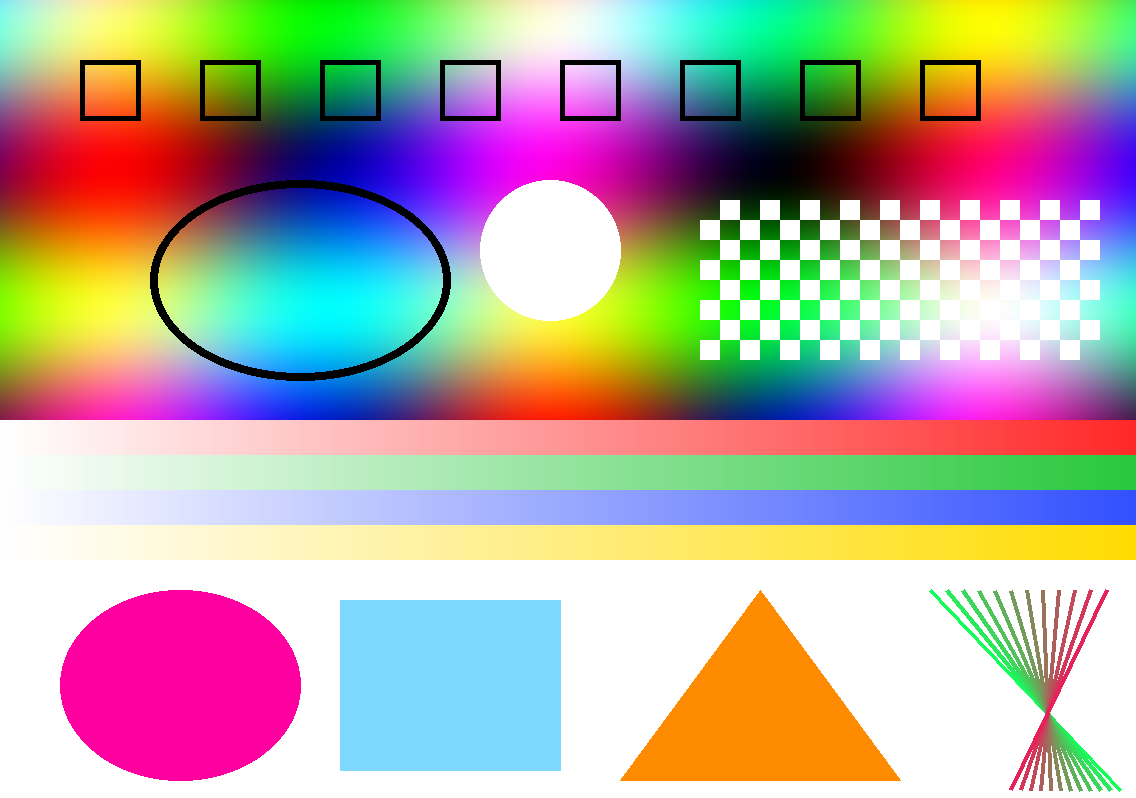
#> input picture glfx/src/androidTest/assets/testpic.png, 1136 x 798 px
$ python audit.py ../glfx/src/androidTest/assets out
#> lines starting #> are read from the running program, lines starting #| are printed output that depends on the picture; after the words box and inside, x2 and y2 are one past the last pixel; in counts of white or black regions, pixels touching at a corner belong together
#!/usr/bin/env -S uv run --script
# /// script
# requires-python = ">=3.10"
# dependencies = ["pillow", "numpy", "scipy"]
# ///
"""Stronger parity comparison than compare.py.

usage: uv run scripts/audit.py <refdir> <outdir> [--only glob,glob] [--overlays] [--md out.md]
                               [--crops <dir>] [--json out.json]

Per scenario present in both dirs:
  bbox   ink bounding boxes (non-white, any channel < 250) equal? max edge offset in px
  d0     pixels differing at all (tolerance 0)
  d24    pixels differing by more than 24 in some channel (compare.py's diff)
  blob   largest 8-connected blob of d24 pixels (pixels) and its bbox
  census exact colours used by at least --census-min pixels (default 30) in either picture:
         'major' colours in the ref with no exact match in native (missing) and vice versa
         (extra), "no match" meaning no colour within 3 per channel (the WebView leaves +-1..2
         noise on edges and resampled stamps). Kid Pix draws with few flat colours; a wrong palette entry or texture shows here
         even when it covers 0.1% of the picture.
With --overlays, compares <id>.overlay.png instead (scenarios with a reference overlay only).
--crops writes ref|native|diff crops around the largest blob (and the whole sheet, scaled).
"""
import argparse
import fnmatch
import json
import os
import sys

import numpy as np
from PIL import Image
from scipy import ndimage


def load(p):
    im = Image.open(p).convert("RGBA")
    bg = Image.new("RGBA", im.size, (255, 255, 255, 255))
    return np.asarray(Image.alpha_composite(bg, im).convert("RGB")).astype(np.int16)


def ink_bbox(a):
    ink = np.any(a < 250, axis=2)
    ys, xs = np.nonzero(ink)
    if len(xs) == 0:
        return None
    return (int(xs.min()), int(ys.min()), int(xs.max()), int(ys.max()))


def census(a, minpx):
    flat = (a[..., 0].astype(np.int64) << 16) | (a[..., 1].astype(np.int64) << 8) | a[..., 2].astype(np.int64)
    vals, counts = np.unique(flat, return_counts=True)
    return dict(zip(vals.tolist(), counts.tolist())), {v for v, c in zip(vals.tolist(), counts.tolist()) if c >= minpx}


CTOL = 3  # the WebView's antialiasing and resampling leave +-1..2 per channel; not a palette error


def near(v, counts, minpx=3):
    """True when the other picture has a colour within CTOL per channel of v (>= minpx pixels)."""
    r, g, b = v >> 16, (v >> 8) & 255, v & 255
    for dr in range(-CTOL, CTOL + 1):
        for dg in range(-CTOL, CTOL + 1):
            for db in range(-CTOL, CTOL + 1):
                rr, gg, bb = r + dr, g + dg, b + db
                if 0 <= rr < 256 and 0 <= gg < 256 and 0 <= bb < 256 and counts.get((rr << 16) | (gg << 8) | bb, 0) >= minpx:
                    return True
    return False


def hexc(v):
    return "#%06x" % v


def bbox_off(a, b):
    if a is None and b is None:
        return 0
    if a is None or b is None:
        return 9999
    return max(abs(x - y) for x, y in zip(a, b))


def compare(r, n, minpx):
    d = np.abs(r - n).max(axis=2)
    d0 = int((d > 0).sum())
    over = d > 24
    d24 = int(over.sum())
    lab, k = ndimage.label(over, structure=np.ones((3, 3)))
    blob, blob_box = 0, None
    if k:
        sizes = ndimage.sum(over, lab, range(1, k + 1))
        bi = int(np.argmax(sizes))
        blob = int(sizes[bi])
        sl = ndimage.find_objects(lab)[bi]
        blob_box = (sl[1].start, sl[0].start, sl[1].stop - 1, sl[0].stop - 1)
    rc, rmaj = census(r, minpx)
    nc, nmaj = census(n, minpx)
    missing = sorted((v for v in rmaj if not near(v, nc)), key=lambda v: -rc[v])
    extra = sorted((v for v in nmaj if not near(v, rc)), key=lambda v: -nc[v])
    rb, nb = ink_bbox(r), ink_bbox(n)
    return dict(d0=d0, d24=d24, pct24=100.0 * d24 / d.size, blob=blob, blob_box=blob_box,
                ref_bbox=rb, nat_bbox=nb, bbox_off=bbox_off(rb, nb),
                ref_major=len(rmaj), nat_major=len(nmaj),
                missing=[(hexc(v), rc[v]) for v in missing], extra=[(hexc(v), nc[v]) for v in extra]), over


def crop_sheet(r, n, over, box, path, pad=24, scale=3):
    h, w = over.shape
    x0, y0, x1, y1 = box
    x0, y0 = max(0, x0 - pad), max(0, y0 - pad)
    x1, y1 = min(w, x1 + pad + 1), min(h, y1 + pad + 1)
    if (x1 - x0) * scale > 900:
        scale = max(1, 900 // (x1 - x0))
    diff = np.full(r.shape, 255, np.uint8)
    diff[over] = (255, 0, 0)
    parts = [a[y0:y1, x0:x1].astype(np.uint8) for a in (r, n, diff)]
    sep = np.zeros((y1 - y0, 2, 3), np.uint8)
    sheet = np.concatenate([parts[0], sep, parts[1], sep, parts[2]], axis=1)
    im = Image.fromarray(sheet)
    im = im.resize((im.width * scale, im.height * scale), Image.NEAREST)
    im.save(path)


def flags(m):
    f = []
    if m["bbox_off"] > 2:
        f.append("bbox")
    if m["missing"] or m["extra"]:
        f.append("census")
    if m["blob"] >= 200:
        f.append("blob")
    if m["pct24"] >= 0.5:
        f.append("diff")
    return f


def main():
    ap = argparse.ArgumentParser()
    ap.add_argument("refdir")
    ap.add_argument("outdir")
    ap.add_argument("--only", default=None)
    ap.add_argument("--overlays", action="store_true")
    ap.add_argument("--census-min", type=int, default=30)
    ap.add_argument("--md", default=None)
    ap.add_argument("--json", default=None)
    ap.add_argument("--crops", default=None)
    a = ap.parse_args()
    suf = ".overlay.png" if a.overlays else ".png"
    ids = sorted(f[: -len(suf)] for f in os.listdir(a.refdir) if f.endswith(suf) and (a.overlays or not f.endswith(".overlay.png")))
    if a.only:
        ids = [i for i in ids if any(fnmatch.fnmatch(i, g) for g in a.only.split(","))]
    if a.crops:
        os.makedirs(a.crops, exist_ok=True)
    rows = []
    for i in ids:
        np_ = os.path.join(a.outdir, i + suf)
        if not os.path.exists(np_):
            rows.append(dict(id=i, missing_file=True))
            continue
        r, n = load(os.path.join(a.refdir, i + suf)), load(np_)
#> in load, im is the input picture: PIL image 1136x798 RGBA; mean R, G, B, A 117.9, 109.5, 97.6, 177.7
#> in load, `bg = Image.new("RGBA", im.size, (255, 255, 255, 255))`: bg: PIL image 1136x798 RGBA; every value is 255
        if r.shape != n.shape:
            hh, ww = min(r.shape[0], n.shape[0]), min(r.shape[1], n.shape[1])
            r, n = r[:hh, :ww], n[:hh, :ww]
        m, over = compare(r, n, a.census_min)
#> in compare, `d = np.abs(r - n).max(axis=2)`: d: shape (798, 1136) int16; every value is 0
#> in compare, `d0 = int((d > 0).sum())`: d0 = 0
#> in compare, `over = d > 24`: over: shape (798, 1136) bool; every value is 0
#> in compare, `lab, k = ndimage.label(over, structure=np.ones((3, 3)))`: lab: shape (798, 1136) int32; every value is 0
#> in census, `flat = (a[..., 0].astype(np.int64) << 16) | (a[..., 1].astype(np.int64..`:
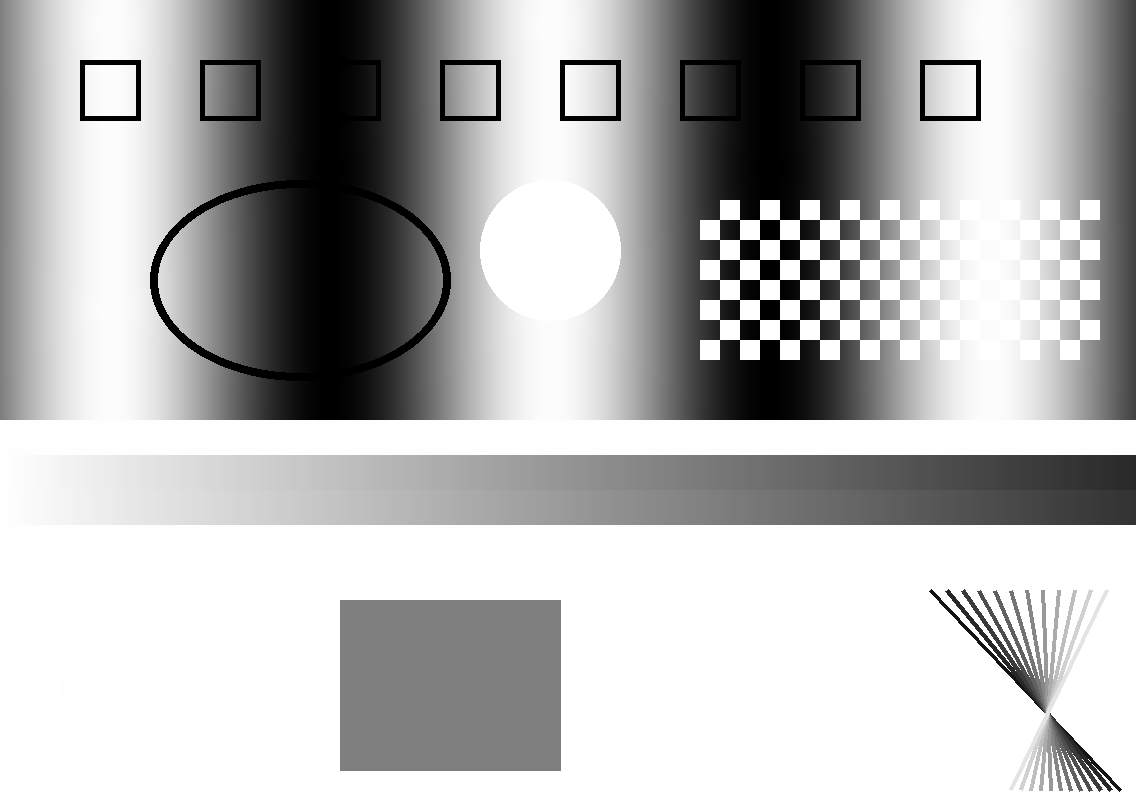
#> flat: shape (798, 1136) int64; min 0, max 16777215, mean 11967332.3; drawn with min black and max white
#> in compare, `rc, rmaj = census(r, minpx)`: rc = 366244 items; rmaj = 994 items
#> in compare, `nc, nmaj = census(n, minpx)`: nc = 366244 items; nmaj = 994 items
#> in compare, `missing = sorted((v for v in rmaj if not near(v, nc)), key=lambda v: -..`: missing = []
#> in ink_bbox, `ink = np.any(a < 250, axis=2)`:
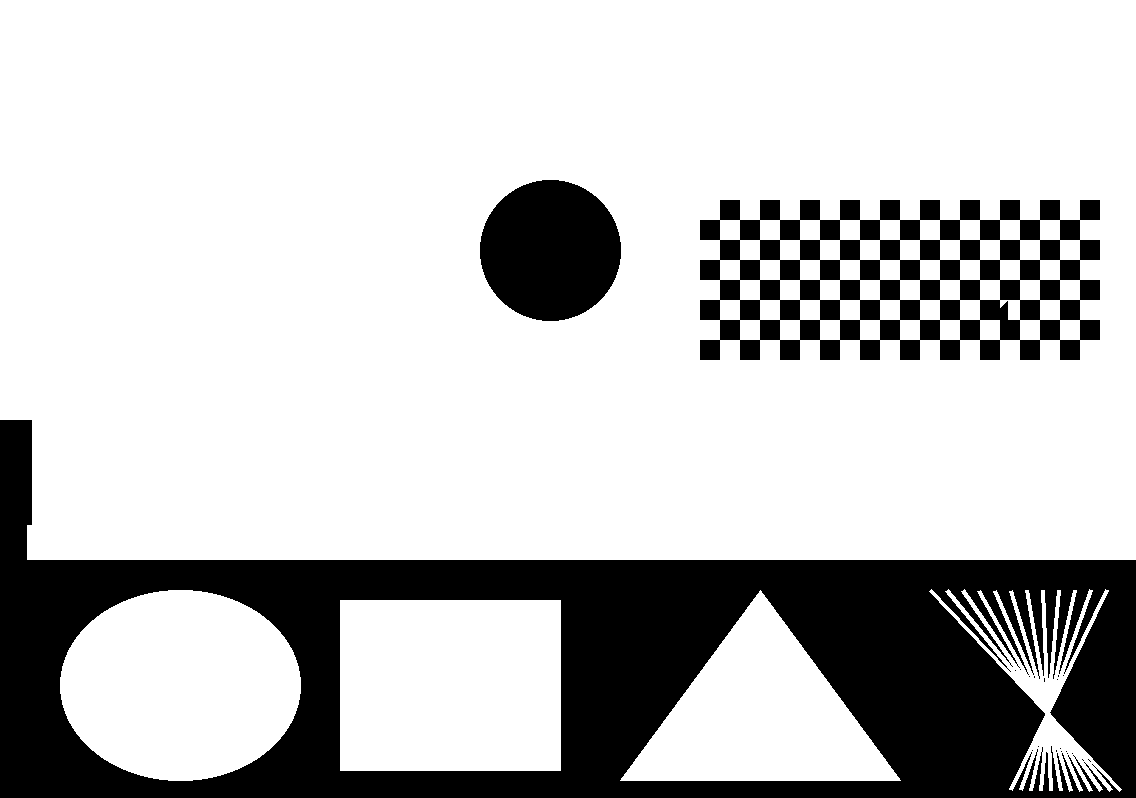
#> ink: shape (798, 1136) bool; 76.6% white; 21 black regions (18 under 20 px), largest, box (x1, y1, x2, y2) and area: (0, 420, 1136, 798) 164712, (700, 200, 1100, 360) 32124, (480, 180, 621, 321) 15597
#> in compare, `rb, nb = ink_bbox(r), ink_bbox(n)`: rb = (0, 0, 1135, 791)
#> m = 12 items
        m["id"] = i
        m["flags"] = flags(m)
        rows.append(m)
        if a.crops:
            box = m["blob_box"] or m["ref_bbox"] or (0, 0, r.shape[1] - 1, r.shape[0] - 1)
            crop_sheet(r, n, over, box, os.path.join(a.crops, i + (".overlay" if a.overlays else "") + ".blob.png"))
            ib = m["ref_bbox"] or m["nat_bbox"]
            if ib:
                ub = m["nat_bbox"] or ib
                u = (min(ib[0], ub[0]), min(ib[1], ub[1]), max(ib[2], ub[2]), max(ib[3], ub[3]))
                crop_sheet(r, n, over, u, os.path.join(a.crops, i + (".overlay" if a.overlays else "") + ".ink.png"), pad=8, scale=1)
    if a.json:
        json.dump(rows, open(a.json, "w"), indent=1)
    lines = ["| id | bbox ref | bbox native | off | d0 px | d24 px | d24 % | blob | colours ref/nat | missing (ref only) | extra (native only) | flags |",
             "|---|---|---|---|---|---|---|---|---|---|---|---|"]
    for m in rows:
        if m.get("missing_file"):
            lines.append(f"| {m['id']} | | | | | | | | | | | not rendered |")
            continue
        fmt = lambda b: "-" if b is None else f"{b[0]},{b[1]},{b[2]},{b[3]}"
        cl = lambda xs: " ".join(f"{c}x{k}" for c, k in xs[:4]) + (f" +{len(xs) - 4}" if len(xs) > 4 else "")
        lines.append(f"| {m['id']} | {fmt(m['ref_bbox'])} | {fmt(m['nat_bbox'])} | {m['bbox_off']} | {m['d0']} | {m['d24']} | "
                     f"{m['pct24']:.3f} | {m['blob']} | {m['ref_major']}/{m['nat_major']} | {cl(m['missing'])} | {cl(m['extra'])} | {' '.join(m['flags'])} |")
#> this loop made 1 pass
#> after the loop, lines = 3 items
    text = "\n".join(lines) + "\n"
    if a.md:
        open(a.md, "w").write(text)
    else:
        print(text)
#| | id | bbox ref | bbox native | off | d0 px | d24 px | d24 % | blob | colours ref/nat | missing (ref only) | extra (native only) | flags |
#| |---|---|---|---|---|---|---|---|---|---|---|---|
#| | testpic | 0,0,1135,791 | 0,0,1135,791 | 0 | 0 | 0 | 0.000 | 0 | 994/994 |  |  |  |
    fl = [m for m in rows if m.get("flags") or m.get("missing_file")]
#> fl = []
    print(f"{len(rows)} compared, {len(fl)} flagged", file=sys.stderr)
    for m in fl:
        print(f"  {m['id']}: {m.get('flags', 'not rendered')} blob={m.get('blob')} off={m.get('bbox_off')} "
              f"miss={m.get('missing', [])[:3]} extra={m.get('extra', [])[:3]}", file=sys.stderr)
#> this loop made 0 passes


if __name__ == "__main__":
    sys.exit(main())
#> (the program exits here)
